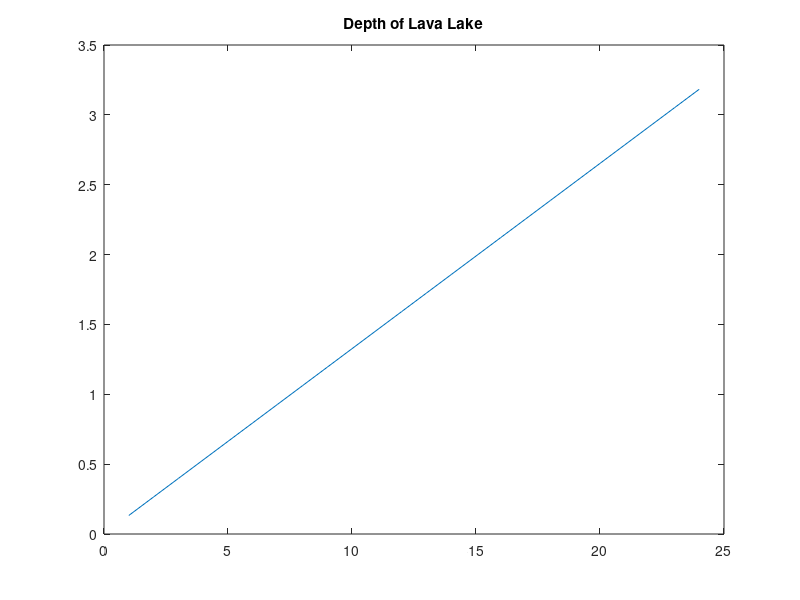

The MATLAB source for this figure: (Note: this script raises an error after producing the figure.)
%% 5a/b

clear all

alpha = 200; % Radius of the Load, Meters
fill_rate = 400000; % Cubic Meters Per Day

depth_per_day = fill_rate / (pi * alpha.^2); % Meters Per Day
depth_per_hour = depth_per_day / 24; % Meters Per Hour
depth_initial = 0; % Meters

figure(1)
time = [1:1:24];
depth = (depth_per_hour * time) + depth_initial;
plot(time, depth)
title('Depth of Lava Lake')
subtitle('Given Initial Depth of 0')
xlabel('Hours Past Start of Day')
ylabel('Depth (m)')

% 5b
density = 2500; % kg/m^3
gravity = 9.81; % m/s
pressure = density * gravity * depth * -1; % Pascals
pressure_mpa = pressure/1000;

figure(2)
plot(time, pressure_mpa)
title('Pressure at Bottom of Lava Lake')
subtitle('Given Initial Depth of 0, -Pz is Downward')
xlabel('Hours Past Start of Day')
ylabel('Pressure (MPa)')

%% 5c

v = 0.25; % Poisson's Ratio, Unitless
G = 10 * (1000^2); % Shear Modulus, Pascals (10 GPa)
Pz = pressure(24); % Pressure after 1 day of filling

% Displacement r < a
radius_steps = [0:5:alpha*5];
displacement = zeros(3,length(radius_steps));

for i = 1:length(radius_steps)
    radius = radius_steps(i); % current value of radius

    if i == 1
        displacement(1,i) = 0;
        displacement(2,i) = 0;
    elseif i > 1
        % rx and ry are the displacements, where r is the radius of a point
        % at position (x,y), and alpha is the radius of the load. X and Y
        % could be any (x,y), but we're only interested in abs(x) = abs(y)
        % which would be points along at a radius of alpha, which would 
        % have x and y coordinates of alpha / sqrt(2). Therefore, rx and ry
        % actually boil down to alpha^2 / sqrt(2)

        if radius <= alpha % Beneath Cylindrical Load, See Eq. 8.12
            scaling_factor = Pz * (1 - (2*v)) / (4 * G * alpha);

            displacement(1,i) = scaling_factor*(radius^2) * (1/sqrt(2)); % rx, but x in this case we only care about assuming radial movement from the center, so alpha
            displacement(2,i) = scaling_factor*(radius^2) * (1/sqrt(2)); % same as above for ry
    
            a = [0.5, -0.5];
            b = [1];
            z = (radius^2) / (alpha^2);
            hypergeom_func_comp = real(hypergeom(a, b, z));

            displacement(3,i) = scaling_factor * 4 * (alpha^2) * (1-v) * hypergeom_func_comp / (1-2*v);
        elseif radius > alpha % Away from Cylindrical Load, See Eq. 8.12
            scaling_factor = Pz * (alpha^2) * (1 - 2*v) / (4*G);

            displacement(1,i) = scaling_factor / (radius * sqrt(2));
            displacement(2,i) = scaling_factor / (radius * sqrt(2));

            a = [0.5, 0.5];
            b = [2];
            z = (alpha^2) / (radius^2);
            hypergeom_func_comp = real(hypergeom(a, b, z));

            displacement(3,i) = scaling_factor * 2 * (1-v) * hypergeom_func_comp / ((1-2*v) * radius);
        end
    end
end

r_alpha_ratio =  radius_steps/alpha; % After Figure 8.4

figure(3)
clf
hold on
plot(r_alpha_ratio,displacement(1,:),'Color','Blue','LineWidth',1)
plot(r_alpha_ratio,displacement(3,:),'Color','Red','LineWidth',1)
legend('Horizontal Displacement','Vertical Displacement','Location','Southeast')
xlabel('r / \alpha')
ylabel('Displacement (Meters)')
title('Displacement from a Cylindrical Load of Radius \alpha')

figure(4)
clf
hold on
plot(radius_steps,displacement(1,:),'Color','Blue','LineWidth',1)
plot(radius_steps,displacement(3,:),'Color','Red','LineWidth',1)
legend('Horizontal Displacement','Vertical Displacement','Location','Southeast')
xlabel('Distance from Lake Center (Meters)')
ylabel('Displacement (Meters)')
title('Surface Displacements from Pu’u’Ō’ō Lava Lake (Meters)')
subtitle('After Filling At 400,000 Cubic Meters Per Day, for One Day')

%% 5d
% Creating the model grid
X_range = -1000:50:1000;
Y_range = -1000:50:1000;
[X,Y] = meshgrid(X_range,Y_range);

% Creating a grid of the radius for every point, for the horizontal
% deformations
Radius = sqrt(X.^2 + Y.^2);
[rows, columns] = size(Radius);

% Creating a deformation grid temporarily just filled with zeros
Vertical_Deformation_Near = zeros(rows,columns);

% Loops through every index (i,j) in the grid matrix and calculates a
% vertical deformation value
for i = 1:rows
    for j = 1:columns
        if Radius(i,j) <= alpha
            a = [0.5, -0.5];
            b = [1];
            scaling_factor = Pz * (1 - (2*v)) / (4 * G * alpha);
            z = (Radius(i,j)^2) / (alpha^2);
            Vertical_Deformation_Near(i,j) = scaling_factor * 4 * (alpha^2) * (1-v) * real(hypergeom(a, b, z)) / (1-2*v);
        elseif Radius(i,j) > alpha
            a = [0.5, 0.5];
            b = [2];
            scaling_factor = Pz * (alpha^2) * (1 - 2*v) / (4*G);
            z = (alpha^2) / (Radius(i,j)^2);
            Vertical_Deformation_Near(i,j) = scaling_factor * 2 * (1-v) * real(hypergeom(a, b, z)) / ((1-2*v) * Radius(i,j));
        end
    end
end

figure(5)
surf(X,Y,Vertical_Deformation_Near)